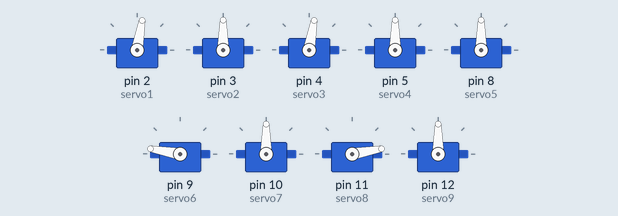
The sketch below on a simulated Arduino Uno, built with avr-gcc and run on an emulated ATmega328P. Shown: 9 × servo.

Above: at 0.25 s.
At 1.8 s:
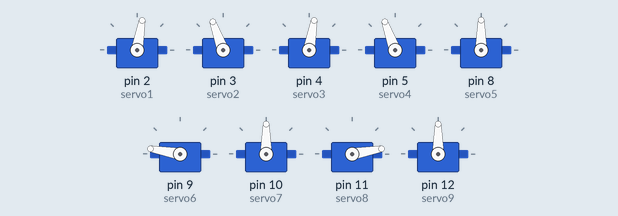
At 3.4 s:
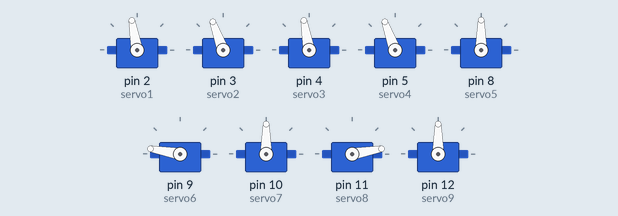
At 7.3 s:
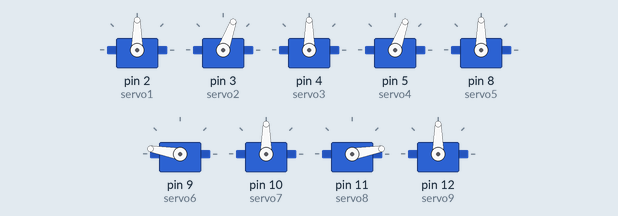
At 10.85 s:
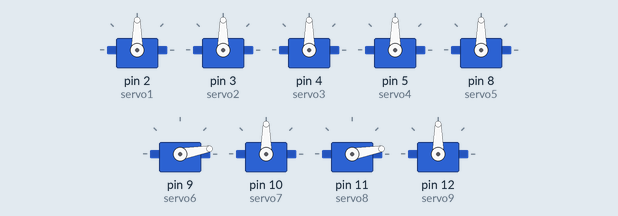
At 14.4 s:
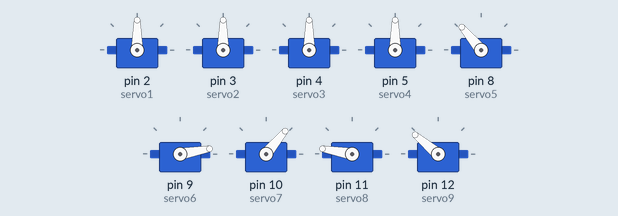
Timing chart, 0 to 17.1 s (numbered marks = the images above):
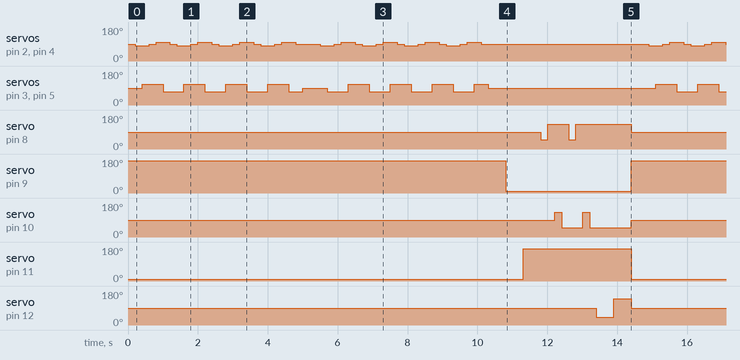

The sketch:

Humanoid_9_DOF.ino
```cpp
// Humanoid 9 DOF demo
// Oct 2015 by Bob Davis

#include <Servo.h>
Servo servo1;  // Left Ankle
Servo servo2;  // Left Hip
Servo servo3;  // Right Ankle
Servo servo4;  // Right Hip
Servo servo5;  // Left arm
Servo servo6;  // Left Shoulder
Servo servo7;  // Right arm
Servo servo8;  // Right Shoulder
Servo servo9;  // Head
int pos = 0;   // variable to store the servo position

void setup()
{
  servo1.attach(2);  // Left Ankle - attaches the servo
  servo2.attach(3);  // Left hip
  servo3.attach(4);  // Right Ankle
  servo4.attach(5);  // Right hip
  servo5.attach(8);  // Left arm
  servo6.attach(9);  // Left Shoulder
  servo7.attach(10);  // Right arm
  servo8.attach(11);  // Right Shoulder
  servo9.attach(12);  // Head

  servo1.write(90);  // Set zero positions
  servo2.write(90);  //
  servo3.write(90);  //
  servo4.write(90);  //
  servo5.write(90);  // Set zero positions
  servo6.write(170);  //
  servo7.write(90);  //
  servo8.write(10);  //
  servo9.write(90);  // Set zero positions
  delay(200);
}

void StepForward(){
  servo1.write(80);  //shift weight to left ankle
  servo3.write(80);
  delay(200);
  servo2.write(110); //left hip
  servo4.write(110); //right hip
  delay(200);
  servo1.write(90);  //level ankle
  servo3.write(90);  //right ankle
  delay(200);
  servo1.write(100); //Shift weight to right ankle
  servo3.write(100);
  delay(200);
  servo2.write(70);  //left hip
  servo4.write(70);  //right hip
  delay(200);
  servo1.write(90);  //level ankle
  servo3.write(90);  //right ankle
  delay(200);
}
void StepBackward(){
  servo1.write(80);  //shift weight to left ankle
  servo3.write(80);
  delay(200);
  servo2.write(70);  //left hip
  servo4.write(70);  //right hip
  delay(200);
  servo1.write(90);  //level left ankle
  servo3.write(90);  //level right ankle
  delay(200);
  servo1.write(100);  //Shift weight to right ankle
  servo3.write(100);
  delay(200);
  servo2.write(110);  //left hip
  servo4.write(110);  //right hip
  delay(200);
  servo1.write(90);  //level ankle
  servo3.write(90);  //right ankle
  delay(200);
}
void WaveArms(){
  servo6.write(10);
  delay (500);
  servo8.write(170);
  delay (500);
  servo5.write(50);
  delay (200);
  servo5.write(130);
  delay (200);
  servo7.write(130);
  delay (200);
  servo7.write(50);
  delay (200);
  servo5.write(50);
  delay (200);
  servo5.write(130);
  delay (200);
  servo7.write(130);
  delay (200);
  servo7.write(50);
  delay (200);
  servo9.write(40);  // head
  delay (500);
  servo9.write(140);
  delay (500);
  servo5.write(90);
  servo6.write(170);
  servo7.write(90);
  servo8.write(10);
  servo9.write(90);
}
//Main Function
void loop() {
  StepForward();
  StepForward();
  StepForward();
  StepForward();
  servo2.write(90);  //left hip
  servo4.write(90);  //right hip
  delay(500);
  StepBackward();
  StepBackward();
  StepBackward();
  StepBackward();
  servo2.write(90);  //left hip
  servo4.write(90);  //right hip
  delay(500);
  WaveArms();
  delay(500);
}
// end of program
```

Measured:
- by itself, servo on pin 2 (servo1), servo on pin 4 (servo3): moves between 80° and 100°, repeating every 14.7 s
- by itself, servo on pin 8 (servo5): 90° → 50° at 11.8 s, → 130° 0.20 s later, → 50° 0.60 s later, → 130° 0.20 s later, … (10 changes in this stretch)
- by itself, servo on pin 9 (servo6): alternates 170° for 11.1 s and 10° for 3.6 s
- by itself, servo on pin 11 (servo8): alternates 170° for 3.1 s and 10° for 11.6 s
- by itself, servo on pin 12 (servo9): 90° → 40° at 13.4 s, → 140° 0.50 s later, → 90° 0.50 s later, → 40° 13.7 s later, … (6 changes in this stretch)
- by itself, servo on pin 10 (servo7): 90° → 130° at 12.2 s, → 50° 0.20 s later, → 130° 0.60 s later, → 50° 0.20 s later, … (10 changes in this stretch)
- by itself, servo on pin 3 (servo2), servo on pin 5 (servo4): repeats every 14.7 s: 3 × (70° 0.60 s, 110° 0.60 s), 70° 0.40 s, 90° 0.70 s, 3 × (70° 0.60 s, 110° 0.60 s), 70° 0.60 s, 110° 0.40 s, 90° 4.8 s, 110° 0.60 s
